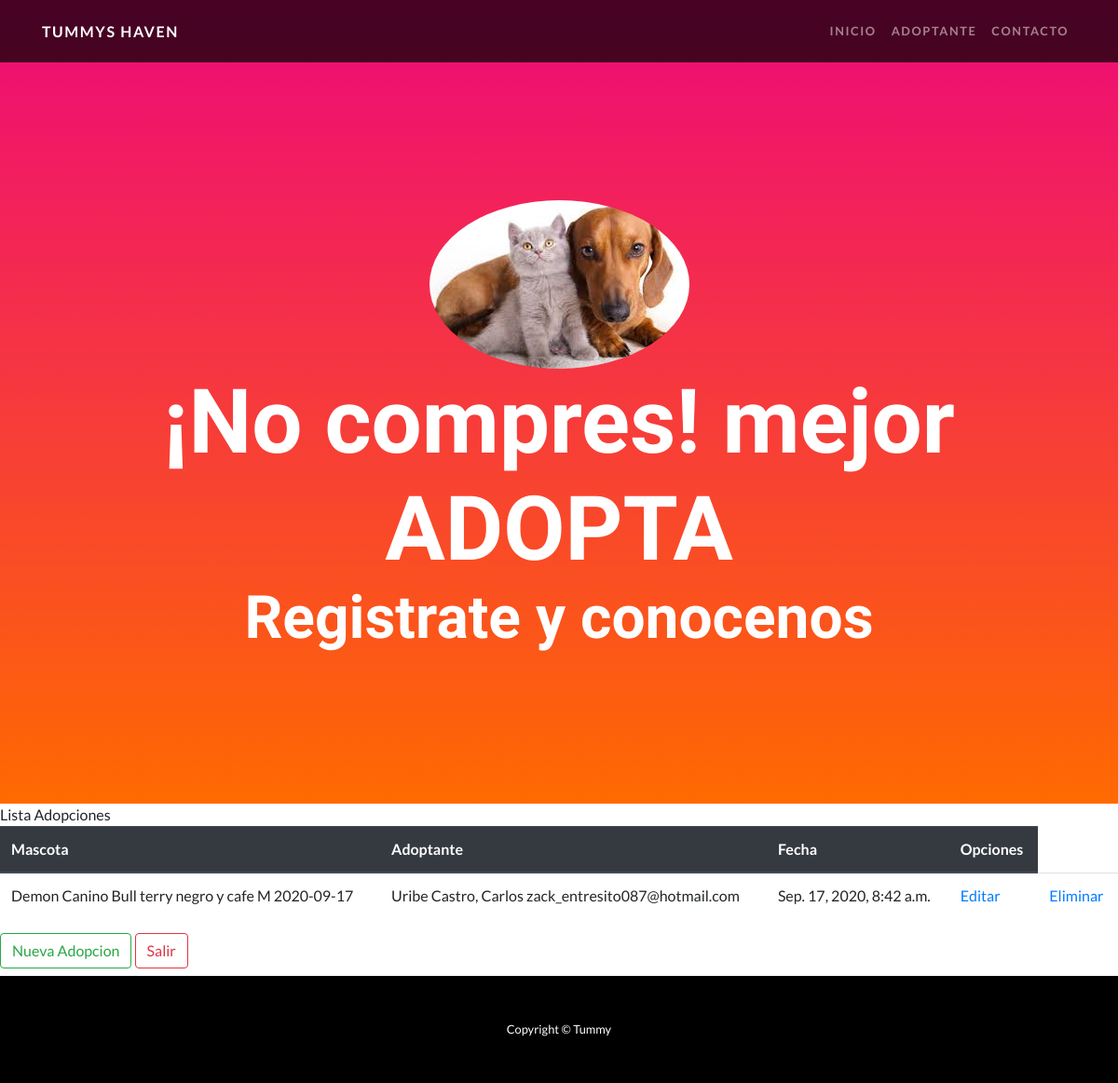
Screenshot of /lista_adopciones/ with the database file from the repository.
### mascota/models.py (models this page shows, shortened)
class historial_mascota(models.Model):
    mascota = models.ForeignKey(mascota, null=False, blank=False, on_delete=models.CASCADE)
    adoptante = models.ForeignKey(adoptante, null=False, blank=False, on_delete=models.CASCADE)
    fecha = models.DateTimeField(auto_now_add=True)

class mascota(models.Model):
    alias = models.CharField(max_length=20, unique=True)
    especie = models.CharField(max_length=20)
    raza = models.CharField(max_length=20)
    color = models.CharField(max_length=20)
    sexos = [
        ('F', 'Femenino'),
        ('M', 'Masculino')
    ]
    sexo = models.CharField(max_length=1, choices=sexos, default='F')
    fecha_ingreso = models.DateField(auto_now_add=True)
    t_status = [
        ('AD', 'Adoptado'),
        ('IG', 'Ingresado'),
        ('RI', 'Reingresado')
    ]
    status = models.CharField(max_length=2, choices=t_status, default='IG')
    def __str__(self):
        txt = "{0} {1} {2} {3} {4} {5}"
        return txt.format(self.alias, self.especie, self.raza, self.color, self.sexo, self.fecha_ingreso, self.status)

class adoptante(models.Model):
    apellido_pat = models.CharField(max_length=20)
    apellido_mat = models.CharField(max_length=20)
    nombre = models.CharField(max_length=20)
    edad = models.PositiveSmallIntegerField()
    direccion = models.CharField(max_length=30)
    telefono = models.IntegerField()
    email = models.EmailField()
    def nombre_completo(self):
        txt = "{0} {1}, {2}"
        return txt.format(self.apellido_pat, self.apellido_mat, self.nombre)
    def __str__(self):
        txt = "{0} {1}"
        return txt.format(self.nombre_completo(), self.email)

### mascota/class_view.py (the view)
# urls.py: path('lista_adopciones/', lista_adopciones.as_view(), name ='lista_adopciones'),
class lista_adopciones(ListView):
    model = historial_mascota
    template_name = 'lista_adopciones.html'

### mascota/templates/lista_adopciones.html (shortened to what this page needs)
{% extends 'index.html' %}
{% block work %}
<hi>Lista Adopciones</hi>
<table class="table">
    <thead class="thead-dark">
        <th>Mascota</th>
        <th>Adoptante</th>
        <th>Fecha</th>
        <th>Opciones</th>
    </thead>
    <tbody>
        {% for historial_mascota in object_list %}
            <tr>
                <td>{{historial_mascota.mascota}}</td>
                <td>{{historial_mascota.adoptante}}</td>
                <td>{{historial_mascota.fecha}}</td>
                <td><a href="{% url 'editar_adopcion' historial_mascota.id %}">Editar</a></td>
                <td><a href="{% url 'eliminar_adopcion' historial_mascota.id %}">Eliminar</a></td>
            </tr>
        {% endfor %}
    </tbody>
</table>
<a href="{% url 'crear_adopcion' %}" class="btn btn-outline-success">Nueva Adopcion</a>
<a href="{% url 'index' %}" class="btn btn-outline-danger">Salir</a>
{% endblock %}

### rows the page displays
historial_mascota: mascota "Demon Canino Bull terry negro y cafe M 2020-09-17", adoptante "Uribe Castro, Carlos zack_entresito087@hotmail.com", fecha "Sep. 17, 2020, 8:42 a.m."
